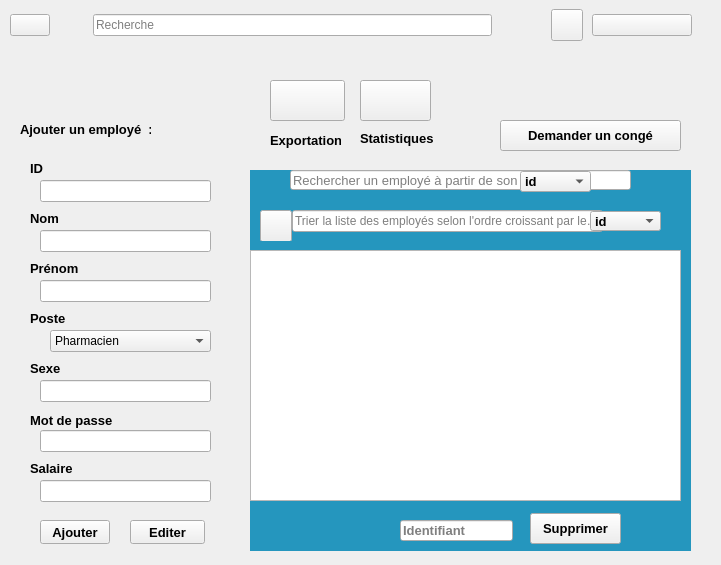
  <widget class="QWidget" name="mainbody" native="true">
   <property name="geometry">
    <rect>
     <x>200</x>
     <y>0</y>
     <width>721</width>
     <height>565</height>
    </rect>
   </property>
   <property name="font">
    <font>
     <bold>false</bold>
    </font>
   </property>
   <widget class="QWidget" name="widget_3" native="true">
    <property name="geometry">
     <rect>
      <x>0</x>
      <y>0</y>
      <width>701</width>
      <height>50</height>
     </rect>
    </property>
    <property name="minimumSize">
     <size>
      <width>400</width>
      <height>0</height>
     </size>
    </property>
    <property name="maximumSize">
     <size>
      <width>800</width>
      <height>135</height>
     </size>
    </property>
    <layout class="QHBoxLayout" name="horizontalLayout_7">
     <property name="spacing">
      <number>0</number>
     </property>
     <property name="leftMargin">
      <number>0</number>
     </property>
     <property name="topMargin">
      <number>0</number>
     </property>
     <property name="rightMargin">
      <number>0</number>
     </property>
     <property name="bottomMargin">
      <number>0</number>
     </property>
     <item alignment="Qt::AlignRight">
      <widget class="QWidget" name="widget_7" native="true">
       <layout class="QHBoxLayout" name="horizontalLayout_8">
        <property name="spacing">
         <number>7</number>
        </property>
        <property name="leftMargin">
         <number>10</number>
        </property>
        <property name="topMargin">
         <number>10</number>
        </property>
        <property name="rightMargin">
         <number>10</number>
        </property>
        <property name="bottomMargin">
         <number>10</number>
        </property>
        <item>
         <widget class="QPushButton" name="pushButton_3">
          <property name="text">
           <string/>
          </property>
          <property name="icon">
           <iconset resource="image.qrc">
            <normaloff>:/res/icone1.jog.png</normaloff>:/res/icone1.jog.png</iconset>
          </property>
          <property name="iconSize">
           <size>
            <width>50</width>
            <height>50</height>
           </size>
          </property>
         </widget>
        </item>
        <item>
         <widget class="QLabel" name="label_12">
          <property name="minimumSize">
           <size>
            <width>10</width>
            <height>0</height>
           </size>
          </property>
          <property name="text">
           <string/>
          </property>
          <property name="pixmap">
           <pixmap resource="image2.qrc">:/res/icone7</pixmap>
          </property>
          <property name="scaledContents">
           <bool>false</bool>
          </property>
          <property name="wordWrap">
           <bool>false</bool>
          </property>
         </widget>
        </item>
       </layout>
      </widget>
     </item>
     <item>
      <widget class="QWidget" name="widget_8" native="true">
       <property name="minimumSize">
        <size>
         <width>200</width>
         <height>0</height>
        </size>
       </property>
       <property name="maximumSize">
        <size>
         <width>553</width>
         <height>16777215</height>
        </size>
       </property>
       <layout class="QHBoxLayout" name="horizontalLayout_9">
        <property name="leftMargin">
         <number>9</number>
        </property>
        <property name="topMargin">
         <number>9</number>
        </property>
        <item>
         <widget class="QFrame" name="frame_2">
          <property name="minimumSize">
           <size>
            <width>50</width>
            <height>0</height>
           </size>
          </property>
          <property name="styleSheet">
           <string notr="true"/>
          </property>
          <property name="frameShape">
           <enum>QFrame::NoFrame</enum>
          </property>
          <layout class="QHBoxLayout" name="horizontalLayout_10">
           <property name="spacing">
            <number>0</number>
           </property>
           <property name="leftMargin">
            <number>0</number>
           </property>
           <property name="topMargin">
            <number>0</number>
           </property>
           <property name="rightMargin">
            <number>0</number>
           </property>
           <property name="bottomMargin">
            <number>0</number>
           </property>
           <item>
            <widget class="QLabel" name="label_4">
             <property name="maximumSize">
              <size>
               <width>30</width>
               <height>30</height>
              </size>
             </property>
             <property name="text">
              <string/>
             </property>
             <property name="pixmap">
              <pixmap resource="image.qrc">:/res/icone2.jpg.png</pixmap>
             </property>
             <property name="scaledContents">
              <bool>true</bool>
             </property>
            </widget>
           </item>
           <item>
            <widget class="QLineEdit" name="lineEdit_2">
             <property name="text">
              <string/>
             </property>
             <property name="placeholderText">
              <string>Recherche</string>
             </property>
            </widget>
           </item>
          </layout>
         </widget>
        </item>
       </layout>
      </widget>
     </item>
     <item>
      <widget class="QWidget" name="widget_9" native="true">
       <property name="minimumSize">
        <size>
         <width>200</width>
         <height>0</height>
        </size>
       </property>
       <layout class="QHBoxLayout" name="horizontalLayout_11">
        <property name="spacing">
         <number>9</number>
        </property>
        <property name="leftMargin">
         <number>50</number>
        </property>
        <property name="topMargin">
         <number>9</number>
        </property>
        <property name="rightMargin">
         <number>9</number>
        </property>
        <property name="bottomMargin">
         <number>9</number>
        </property>
        <item>
         <widget class="QPushButton" name="pushButton_4">
          <property name="minimumSize">
           <size>
            <width>32</width>
            <height>32</height>
           </size>
          </property>
          <property name="maximumSize">
           <size>
            <width>32</width>
            <height>32</height>
           </size>
          </property>
          <property name="toolTipDuration">
           <number>-2</number>
          </property>
          <property name="layoutDirection">
           <enum>Qt::LeftToRight</enum>
          </property>
          <property name="autoFillBackground">
           <bool>false</bool>
          </property>
          <property name="text">
           <string/>
          </property>
          <property name="icon">
           <iconset resource="image.qrc">
            <normaloff>:/res/icone4.jpg.png</normaloff>:/res/icone4.jpg.png</iconset>
          </property>
          <property name="iconSize">
           <size>
            <width>32</width>
            <height>32</height>
           </size>
          </property>
         </widget>
        </item>
        <item>
         <widget class="QPushButton" name="pushButton_15">
          <property name="text">
           <string/>
          </property>
          <property name="icon">
           <iconset resource="image20.qrc">
            <normaloff>:/res/icone20</normaloff>:/res/icone20</iconset>
          </property>
         </widget>
        </item>
       </layout>
      </widget>
     </item>
    </layout>
   </widget>
   <widget class="QFrame" name="employe">
    <property name="geometry">
     <rect>
      <x>10</x>
      <y>110</y>
      <width>230</width>
      <height>451</height>
     </rect>
    </property>
    <property name="minimumSize">
     <size>
      <width>230</width>
      <height>420</height>
     </size>
    </property>
    <property name="maximumSize">
     <size>
      <width>150</width>
      <height>600</height>
     </size>
    </property>
    <property name="frameShape">
     <enum>QFrame::NoFrame</enum>
    </property>
    <widget class="QFrame" name="frame_3">
     <property name="geometry">
      <rect>
       <x>0</x>
       <y>0</y>
       <width>151</width>
       <height>41</height>
      </rect>
     </property>
     <property name="maximumSize">
      <size>
       <width>200</width>
       <height>16777215</height>
      </size>
     </property>
     <property name="frameShape">
      <enum>QFrame::NoFrame</enum>
     </property>
     <widget class="QLabel" name="label">
      <property name="geometry">
       <rect>
        <x>10</x>
        <y>4</y>
        <width>131</width>
        <height>31</height>
       </rect>
      </property>
      <property name="font">
       <font>
        <pointsize>10</pointsize>
        <bold>true</bold>
       </font>
      </property>
      <property name="text">
       <string>Ajouter un employé  :</string>
      </property>
     </widget>
    </widget>
    <widget class="QLabel" name="label_5">
     <property name="geometry">
      <rect>
       <x>20</x>
       <y>50</y>
       <width>49</width>
       <height>16</height>
      </rect>
     </property>
     <property name="font">
      <font>
       <pointsize>10</pointsize>
       <bold>true</bold>
      </font>
     </property>
     <property name="text">
      <string>ID</string>
     </property>
    </widget>
    <widget class="QLineEdit" name="id">
     <property name="geometry">
      <rect>
       <x>30</x>
       <y>70</y>
       <width>171</width>
       <height>22</height>
      </rect>
     </property>
    </widget>
    <widget class="QLabel" name="label_6">
     <property name="geometry">
      <rect>
       <x>20</x>
       <y>100</y>
       <width>49</width>
       <height>16</height>
      </rect>
     </property>
     <property name="font">
      <font>
       <pointsize>10</pointsize>
       <bold>true</bold>
      </font>
     </property>
     <property name="text">
      <string>Nom</string>
     </property>
    </widget>
    <widget class="QLineEdit" name="nom">
     <property name="geometry">
      <rect>
       <x>30</x>
       <y>120</y>
       <width>171</width>
       <height>22</height>
      </rect>
     </property>
     <property name="font">
      <font>
       <pointsize>10</pointsize>
       <bold>false</bold>
      </font>
     </property>
    </widget>
    <widget class="QLabel" name="label_7">
     <property name="geometry">
      <rect>
       <x>20</x>
       <y>150</y>
       <width>81</width>
       <height>16</height>
      </rect>
     </property>
     <property name="font">
      <font>
       <pointsize>10</pointsize>
       <bold>true</bold>
      </font>
     </property>
     <property name="text">
      <string>Prénom</string>
     </property>
    </widget>
    <widget class="QLineEdit" name="prenom">
     <property name="geometry">
      <rect>
       <x>30</x>
       <y>170</y>
       <width>171</width>
       <height>22</height>
      </rect>
     </property>
    </widget>
    <widget class="QLabel" name="label_8">
     <property name="geometry">
      <rect>
       <x>20</x>
       <y>200</y>
       <width>49</width>
       <height>16</height>
      </rect>
     </property>
     <property name="font">
      <font>
       <pointsize>10</pointsize>
       <bold>true</bold>
      </font>
     </property>
     <property name="text">
      <string>Poste</string>
     </property>
    </widget>
    <widget class="QLabel" name="label_9">
     <property name="geometry">
      <rect>
       <x>20</x>
       <y>250</y>
       <width>49</width>
       <height>16</height>
      </rect>
     </property>
     <property name="font">
      <font>
       <pointsize>10</pointsize>
       <bold>true</bold>
      </font>
     </property>
     <property name="text">
      <string>Sexe</string>
     </property>
    </widget>
    <widget class="QLineEdit" name="sexe">
     <property name="geometry">
      <rect>
       <x>30</x>
       <y>270</y>
       <width>171</width>
       <height>22</height>
      </rect>
     </property>
    </widget>
    <widget class="QLabel" name="label_10">
     <property name="geometry">
      <rect>
       <x>20</x>
       <y>350</y>
       <width>49</width>
       <height>16</height>
      </rect>
     </property>
     <property name="font">
      <font>
       <pointsize>10</pointsize>
       <bold>true</bold>
      </font>
     </property>
     <property name="text">
      <string>Salaire</string>
     </property>
    </widget>
    <widget class="QLineEdit" name="salaire">
     <property name="geometry">
      <rect>
       <x>30</x>
       <y>370</y>
       <width>171</width>
       <height>22</height>
      </rect>
     </property>
    </widget>
    <widget class="QPushButton" name="ajouter">
     <property name="geometry">
      <rect>
       <x>30</x>
       <y>410</y>
       <width>70</width>
       <height>24</height>
      </rect>
     </property>
     <property name="font">
      <font>
       <pointsize>10</pointsize>
       <bold>true</bold>
      </font>
     </property>
     <property name="text">
      <string>Ajouter</string>
     </property>
    </widget>
    <widget class="QPushButton" name="editer">
     <property name="geometry">
      <rect>
       <x>120</x>
       <y>410</y>
       <width>75</width>
       <height>24</height>
      </rect>
     </property>
     <property name="font">
      <font>
       <pointsize>10</pointsize>
       <bold>true</bold>
      </font>
     </property>
     <property name="text">
      <string>Editer</string>
     </property>
    </widget>
    <widget class="QLabel" name="label_13">
     <property name="geometry">
      <rect>
       <x>20</x>
       <y>300</y>
       <width>121</width>
       <height>21</height>
      </rect>
     </property>
     <property name="font">
      <font>
       <pointsize>10</pointsize>
       <bold>true</bold>
      </font>
     </property>
     <property name="statusTip">
      <string/>
     </property>
     <property name="whatsThis">
      <string/>
     </property>
     <property name="accessibleName">
      <string/>
     </property>
     <property name="text">
      <string>Mot de passe</string>
     </property>
    </widget>
    <widget class="QLineEdit" name="password">
     <property name="geometry">
      <rect>
       <x>30</x>
       <y>320</y>
       <width>171</width>
       <height>22</height>
      </rect>
     </property>
    </widget>
    <widget class="QComboBox" name="comboBox">
     <property name="geometry">
      <rect>
       <x>40</x>
       <y>220</y>
       <width>161</width>
       <height>22</height>
      </rect>
     </property>
     <item>
      <property name="text">
       <string>Pharmacien</string>
      </property>
     </item>
     <item>
      <property name="text">
       <string>Preparateur</string>
      </property>
     </item>
     <item>
      <property name="text">
       <string>Ressources humaines</string>
      </property>
     </item>
     <item>
      <property name="text">
       <string>Responsable Stock</string>
      </property>
     </item>
     <item>
      <property name="text">
       <string>Assistant</string>
      </property>
     </item>
     <item>
      <property name="text">
       <string>Responsable des achats</string>
      </property>
     </item>
     <item>
      <property name="text">
       <string>Technicien</string>
      </property>
     </item>
     <item>
      <property name="text">
       <string>comptable</string>
      </property>
     </item>
     <item>
      <property name="text">
       <string>Agent de nettoyage</string>
      </property>
     </item>
     <item>
      <property name="text">
       <string>Fournisseur</string>
      </property>
     </item>
    </widget>
   </widget>
   <widget class="QPushButton" name="ExportationButton">
    <property name="geometry">
     <rect>
      <x>270</x>
      <y>80</y>
      <width>75</width>
      <height>41</height>
     </rect>
    </property>
    <property name="text">
     <string/>
    </property>
    <property name="icon">
     <iconset resource="image6.qrc">
      <normaloff>:/res/icone10</normaloff>:/res/icone10</iconset>
    </property>
    <property name="iconSize">
     <size>
      <width>32</width>
      <height>32</height>
     </size>
    </property>
   </widget>
   <widget class="QPushButton" name="statistiqueButton">
    <property name="geometry">
     <rect>
      <x>360</x>
      <y>80</y>
      <width>71</width>
      <height>41</height>
     </rect>
    </property>
    <property name="text">
     <string/>
    </property>
    <property name="icon">
     <iconset resource="image7.qrc">
      <normaloff>:/res/icone11</normaloff>:/res/icone11</iconset>
    </property>
    <property name="iconSize">
     <size>
      <width>32</width>
      <height>32</height>
     </size>
    </property>
   </widget>
   <widget class="QLabel" name="label_23">
    <property name="geometry">
     <rect>
      <x>600</x>
      <y>40</y>
      <width>51</width>
      <height>91</height>
     </rect>
    </property>
    <property name="text">
     <string/>
    </property>
    <property name="pixmap">
     <pixmap resource="image16.qrc">:/res/icone16</pixmap>
    </property>
   </widget>
   <widget class="QLabel" name="label_24">
    <property name="geometry">
     <rect>
      <x>540</x>
      <y>50</y>
      <width>49</width>
      <height>71</height>
     </rect>
    </property>
    <property name="text">
     <string/>
    </property>
    <property name="pixmap">
     <pixmap resource="image18.qrc">:/res/icone18</pixmap>
    </property>
   </widget>
   <widget class="QLabel" name="label_25">
    <property name="geometry">
     <rect>
      <x>270</x>
      <y>130</y>
      <width>71</width>
      <height>20</height>
     </rect>
    </property>
    <property name="font">
     <font>
      <pointsize>10</pointsize>
      <bold>true</bold>
     </font>
    </property>
    <property name="text">
     <string>Exportation</string>
    </property>
   </widget>
   <widget class="QLabel" name="label_26">
    <property name="geometry">
     <rect>
      <x>360</x>
      <y>130</y>
      <width>81</width>
      <height>16</height>
     </rect>
    </property>
    <property name="font">
     <font>
      <pointsize>10</pointsize>
      <bold>true</bold>
     </font>
    </property>
    <property name="text">
     <string>Statistiques</string>
    </property>
   </widget>
   <widget class="QPushButton" name="Demande_conge">
    <property name="geometry">
     <rect>
      <x>500</x>
      <y>120</y>
      <width>181</width>
      <height>31</height>
     </rect>
    </property>
    <property name="font">
     <font>
      <pointsize>10</pointsize>
      <bold>true</bold>
     </font>
    </property>
    <property name="text">
     <string>Demander un congé</string>
    </property>
   </widget>
   <widget class="QStackedWidget" name="stackedWidget">
    <property name="geometry">
     <rect>
      <x>250</x>
      <y>170</y>
      <width>441</width>
      <height>381</height>
     </rect>
    </property>
    <property name="styleSheet">
     <string notr="true">#stackedWidget{
    background-color: #2596be;
	color: #000;
}</string>
    </property>
    <property name="currentIndex">
     <number>0</number>
    </property>
    <widget class="QWidget" name="page">
     <widget class="QFrame" name="frame_4">
      <property name="geometry">
       <rect>
        <x>0</x>
        <y>0</y>
        <width>391</width>
        <height>31</height>
       </rect>
      </property>
      <property name="frameShape">
       <enum>QFrame::NoFrame</enum>
      </property>
      <widget class="QLineEdit" name="lineEdit_recherche">
       <property name="geometry">
        <rect>
         <x>40</x>
         <y>0</y>
         <width>341</width>
         <height>20</height>
        </rect>
       </property>
       <property name="font">
        <font>
         <pointsize>10</pointsize>
         <bold>false</bold>
        </font>
       </property>
       <property name="text">
        <string/>
       </property>
       <property name="placeholderText">
        <string>Rechercher un employé à partir de son ID</string>
       </property>
      </widget>
      <widget class="QLabel" name="label_11">
       <property name="geometry">
        <rect>
         <x>10</x>
         <y>0</y>
         <width>25</width>
         <height>25</height>
        </rect>
       </property>
       <property name="minimumSize">
        <size>
         <width>25</width>
         <height>25</height>
        </size>
       </property>
       <property name="maximumSize">
        <size>
         <width>25</width>
         <height>25</height>
        </size>
       </property>
       <property name="text">
        <string/>
       </property>
       <property name="pixmap">
        <pixmap resource="image3.qrc">:/res/icone8</pixmap>
       </property>
       <property name="scaledContents">
        <bool>true</bool>
       </property>
      </widget>
      <widget class="QComboBox" name="comboBox_critere">
       <property name="geometry">
        <rect>
         <x>270</x>
         <y>1</y>
         <width>71</width>
         <height>21</height>
        </rect>
       </property>
       <property name="font">
        <font>
         <pointsize>10</pointsize>
         <bold>true</bold>
        </font>
       </property>
       <item>
        <property name="text">
         <string>id</string>
        </property>
       </item>
       <item>
        <property name="text">
         <string>post</string>
        </property>
       </item>
       <item>
        <property name="text">
         <string>salaire</string>
        </property>
       </item>
      </widget>
     </widget>
     <widget class="QPushButton" name="supp">
      <property name="geometry">
       <rect>
        <x>280</x>
        <y>343</y>
        <width>91</width>
        <height>31</height>
       </rect>
      </property>
      <property name="font">
       <font>
        <pointsize>10</pointsize>
        <bold>true</bold>
       </font>
      </property>
      <property name="text">
       <string>Supprimer</string>
      </property>
     </widget>
     <widget class="QTableView" name="tableView">
      <property name="geometry">
       <rect>
        <x>0</x>
        <y>80</y>
        <width>431</width>
        <height>251</height>
       </rect>
      </property>
     </widget>
     <widget class="QLineEdit" name="lineEdit_supp">
      <property name="geometry">
       <rect>
        <x>150</x>
        <y>350</y>
        <width>113</width>
        <height>21</height>
       </rect>
      </property>
      <property name="font">
       <font>
        <pointsize>10</pointsize>
        <bold>true</bold>
       </font>
      </property>
      <property name="placeholderText">
       <string>Identifiant</string>
      </property>
     </widget>
     <widget class="QFrame" name="frame_8">
      <property name="geometry">
       <rect>
        <x>0</x>
        <y>40</y>
        <width>421</width>
        <height>31</height>
       </rect>
      </property>
      <property name="frameShape">
       <enum>QFrame::NoFrame</enum>
      </property>
      <widget class="QLineEdit" name="lineEdit_tri">
       <property name="geometry">
        <rect>
         <x>42</x>
         <y>0</y>
         <width>311</width>
         <height>22</height>
        </rect>
       </property>
       <property name="placeholderText">
        <string>Trier la liste des employés selon l'ordre croissant par leur:</string>
       </property>
      </widget>
      <widget class="QPushButton" name="pushButton_11">
       <property name="geometry">
        <rect>
         <x>10</x>
         <y>0</y>
         <width>32</width>
         <height>32</height>
        </rect>
       </property>
       <property name="minimumSize">
        <size>
         <width>32</width>
         <height>32</height>
        </size>
       </property>
       <property name="maximumSize">
        <size>
         <width>32</width>
         <height>32</height>
        </size>
       </property>
       <property name="text">
        <string/>
       </property>
       <property name="icon">
        <iconset resource="image4.qrc">
         <normaloff>:/res/icone9</normaloff>:/res/icone9</iconset>
       </property>
      </widget>
      <widget class="QComboBox" name="comboBox_tri">
       <property name="geometry">
        <rect>
         <x>340</x>
         <y>1</y>
         <width>71</width>
         <height>20</height>
        </rect>
       </property>
       <property name="font">
        <font>
         <pointsize>10</pointsize>
         <bold>true</bold>
        </font>
       </property>
       <item>
        <property name="text">
         <string>id</string>
        </property>
       </item>
       <item>
        <property name="text">
         <string>nom</string>
        </property>
       </item>
       <item>
        <property name="text">
         <string>salaire</string>
        </property>
       </item>
      </widget>
     </widget>
    </widget>
    <widget class="QWidget" name="page_2">
     <widget class="QWidget" name="horizontalLayoutWidget_2">
      <property name="geometry">
       <rect>
        <x>20</x>
        <y>90</y>
        <width>391</width>
        <height>231</height>
       </rect>
      </property>
      <layout class="QHBoxLayout" name="horizontalLayout_3"/>
     </widget>
     <widget class="QPushButton" name="stat_btn">
      <property name="geometry">
       <rect>
        <x>160</x>
        <y>340</y>
        <width>93</width>
        <height>28</height>
       </rect>
      </property>
      <property name="text">
       <string>statistique</string>
      </property>
     </widget>
     <widget class="QPushButton" name="retour">
      <property name="geometry">
       <rect>
        <x>30</x>
        <y>30</y>
        <width>93</width>
        <height>28</height>
       </rect>
      </property>
      <property name="text">
       <string>Retour</string>
      </property>
     </widget>
    </widget>
   </widget>
  </widget>
